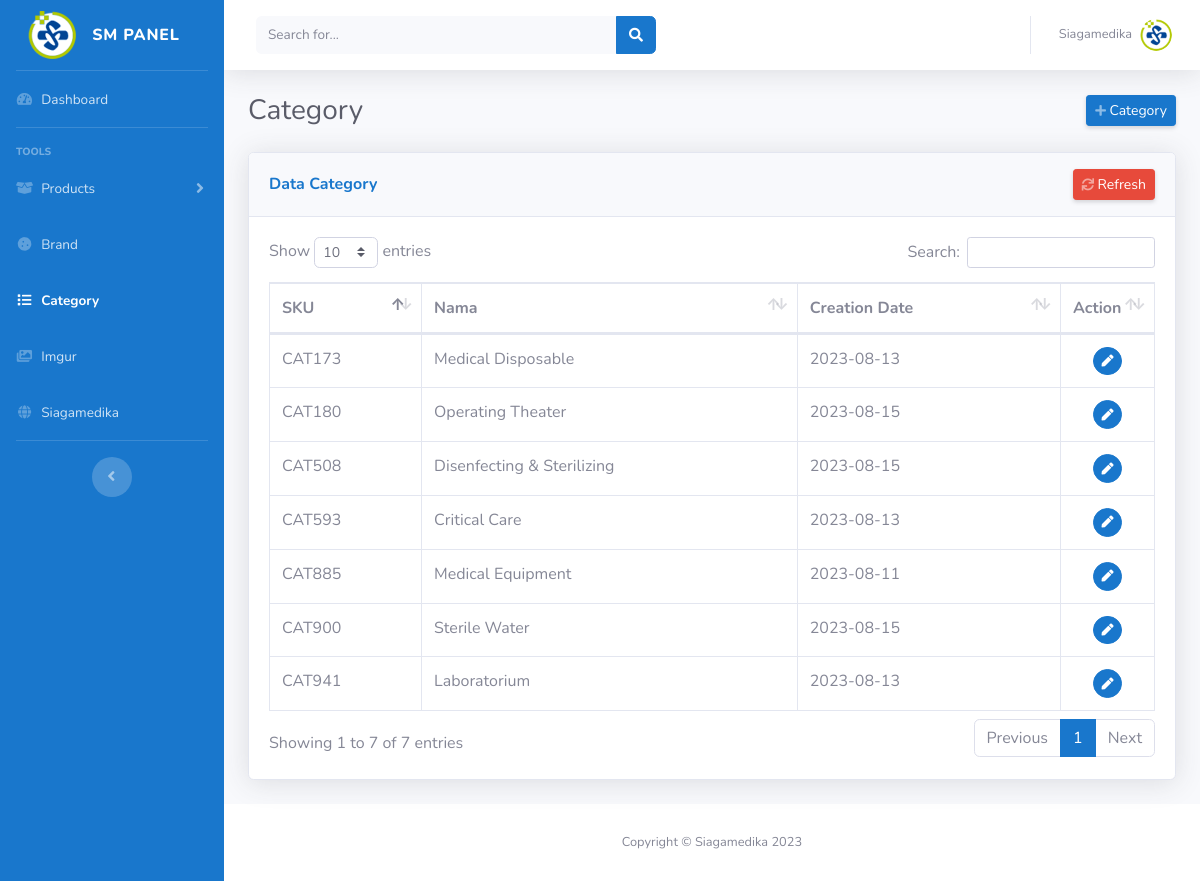
The page /admin_controller/kategori.php (signed in) on the database as committed earlier.
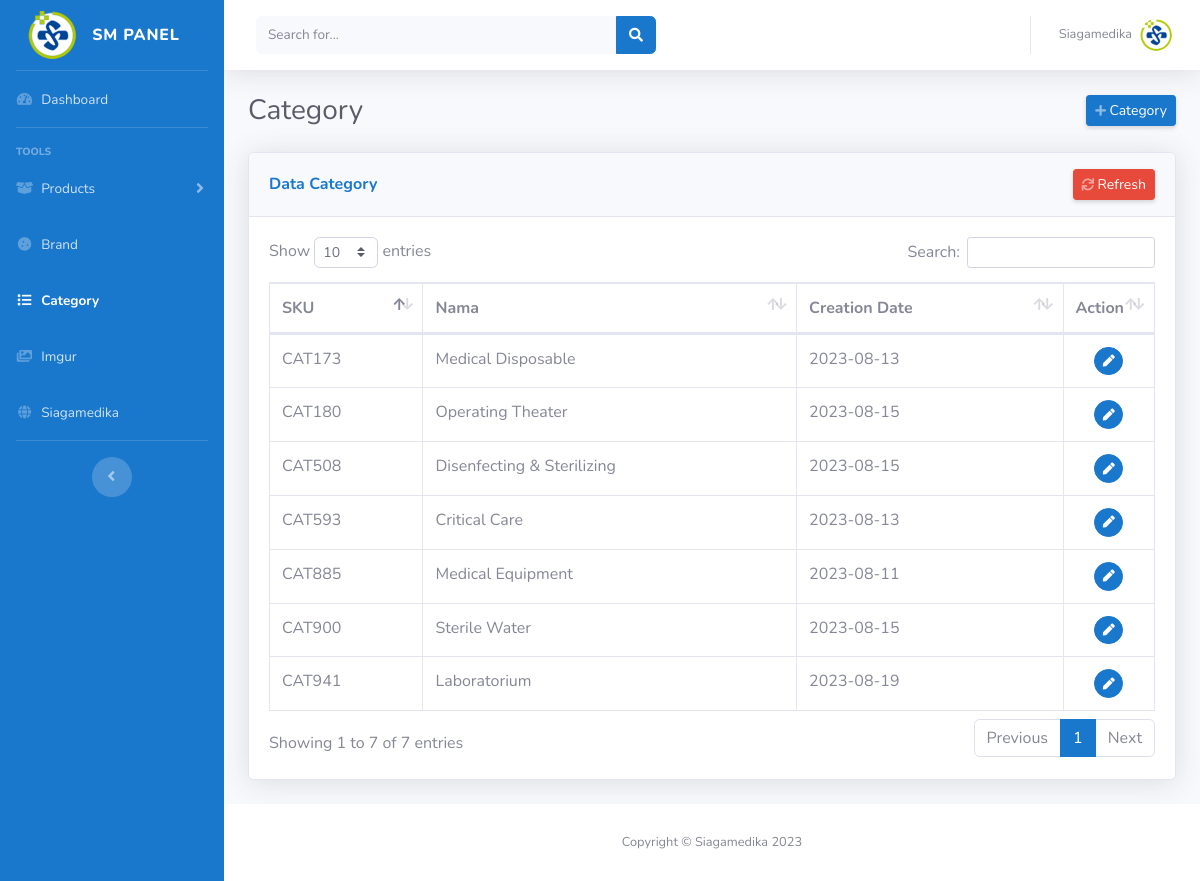
The same page on the database as committed later.
### tables this page shows
CREATE TABLE `kategori` (
  `kode_kategori` varchar(300) NOT NULL,
  `NamaKategori` varchar(100) NOT NULL,
  `Tanggal` date NOT NULL
);

### admin_controller/kategori.php (the view, shortened to what this page needs)
<?php
$current_page = 'kategori';
?>
<!DOCTYPE html>
<html lang="en">
<head>
    <?php include('layout/css.php')?>
</head>
<body id="page-top">
    <div id="wrapper">
        <?php include('layout/side_nav.php') ?>
        <div id="content-wrapper" class="d-flex flex-column">
            <div id="content">
               <?php include ('layout/nav.php') ?>
                <div class="container-fluid">
                    <div class="d-sm-flex align-items-center justify-content-between mb-4">
                        <h1 class="h3 mb-0 text-gray-800">Category</h1>
                        <button class="d-none d-sm-inline-block btn btn-sm btn-primary shadow-sm" data-toggle="modal" data-target="#AddCategory"><i class="fas fa-plus fa-sm text-white-50"></i> Category</button>
                    </div>
                    <?php
                    include '../koneksi.php';
                    $query = "SELECT NamaKategori, kode_kategori, Tanggal FROM kategori";
                    $result = mysqli_query($koneksi, $query);
                    $data = array();
                    while ($row = mysqli_fetch_assoc($result)) {
                        $data[] = $row;
                    }
                    ?>
                    <div class="card shadow mb-4">
                        <div class="card-header d-sm-flex align-items-center justify-content-between py-3">
                            <h6 class="m-0 font-weight-bold text-primary">Data Category</h6>
                            <button class="d-none d-sm-inline-block btn btn-sm btn-danger shadow-sm" onclick="location.reload();"><i class="fas fa-sync fa-sm text-white-50"></i> Refresh</button>
                        </div>
                        <div class="card-body">
                            <div class="table-responsive">
                                <table class="table table-bordered text-nowrap" id="brand_table" width="100%" cellspacing="0">
                                    <thead>
                                        <tr>
                                            <th>SKU</th>
                                            <th>Nama</th>
                                            <th>Creation Date</th>
                                            <th width="10" >Action</th>
                                        </tr>
                                    </thead>
                                    <tbody>
                                        <?php foreach ($data as $row): ?>
                                            <tr>
                                                <td><?php echo $row['kode_kategori']; ?></td>
                                                <td contenteditable="false" class="editable-cell" data-column="NamaKategori" data-original-value="<?php echo $row['NamaKategori']; ?>"><?php echo $row['NamaKategori']; ?></td>
                                                <td><?php echo $row['Tanggal']; ?></td>
                                                <td class="text-center">
                                                    <button class="btn btn-primary btn-circle btn-sm edit-save-cat" data-id_cat="<?php echo $row['kode_kategori']; ?>"><i class="fas fa-pen"></i></button>
                                                </td>
                                            </tr>
                                        <?php endforeach; ?>
                                    </tbody>
                                </table>
                            </div>
                        </div>
                    </div>
                </div>
            </div>
           <?php include('layout/footer.php')?>
        </div>
    </div>
</body>
</html>

### admin_controller/layout/css.php (shortened to what this page needs)
<link href="vendor/fontawesome-free/css/all.min.css" rel="stylesheet" type="text/css">
    <link href="css/sb-admin-2.min.css" rel="stylesheet">
    <link href="vendor/datatables/dataTables.bootstrap4.min.css" rel="stylesheet">
    <link rel="stylesheet" href="../../../assets/css/fontello.css">

### admin_controller/layout/side_nav.php (shortened to what this page needs)
<ul class="navbar-nav bg-primary sidebar sidebar-dark accordion" id="accordionSidebar">
            <a class="sidebar-brand d-flex align-items-center justify-content-center" href="index.html">
                <div class="sidebar-brand-icon">
                    <img src="img/favicon.png" alt="">
                </div>
                <div class="sidebar-brand-text mx-3">SM Panel</div>
            </a>
            <hr class="sidebar-divider my-0">
            <li class="nav-item <?php echo ($current_page == 'index') ? 'active' : ''; ?>">
                <a class="nav-link" href="index.php">
                    <i class="fas fa-fw fa-tachometer-alt"></i>
                    <span>Dashboard</span></a>
            </li>
            <hr class="sidebar-divider">
            <div class="sidebar-heading">
                Tools
            </div>
            <li class="nav-item <?php echo ($current_page == 'product_add' || $current_page == 'product_edit' || $current_page == 'product_view') ? 'active' : ''; ?>">
                <a class="nav-link collapsed" href="#" data-toggle="collapse" data-target="#collapseTwo"
                    aria-expanded="true" aria-controls="collapseTwo">
                    <i class="fas fa-fw fa-box-open"></i>
                    <span>Products</span>
                </a>
            </li>
            <li class="nav-item <?php echo ($current_page == 'brand') ? 'active' : ''; ?>">
                <a class="nav-link " href="brand.php">
                    <i class="fas fa-fw fa-cookie"></i>
                    <span>Brand</span></a>
            </li>
            <li class="nav-item <?php echo ($current_page == 'kategori') ? 'active' : ''; ?>"">
                <a class="nav-link" href="kategori.php">
                    <i class="fas fa-fw fa-list"></i>
                    <span>Category</span></a>
            </li>
            <li class="nav-item">
                <a class="nav-link" target="_blank" href="https://imgur.com/">
                    <i class="fas fa-fw fa-images"></i>
                    <span>Imgur</span></a>
            </li>
            <li class="nav-item <?php echo ($current_page == 'siagamedika') ? 'active' : ''; ?>">
                <a class="nav-link " href="website_siagamedika.php">
                    <i class="fas fa-fw fa-globe"></i>
                    <span>Siagamedika</span></a>
            </li>
            <hr class="sidebar-divider d-none d-md-block">
            <div class="text-center d-none d-md-inline">
                <button class="rounded-circle border-0" id="sidebarToggle"></button>
            </div>
        </ul>

### admin_controller/layout/nav.php (shortened to what this page needs)
<nav class="navbar navbar-expand navbar-light bg-white topbar mb-4 static-top shadow">
<form action="product_edit.php" method="get" class="d-none d-sm-inline-block form-inline mr-auto ml-md-3 my-2 my-md-0 mw-100 navbar-search">
    <div class="input-group">
        <input type="text" class="form-control bg-light border-0 small" placeholder="Search for..."
            aria-label="Search" aria-describedby="basic-addon2" name="search_query">
        <div class="input-group-append">
            <button class="btn btn-primary" type="submit">
                <i class="fas fa-search fa-sm"></i>
            </button>
        </div>
    </div>
</form>
<ul class="navbar-nav ml-auto">
    <li class="nav-item dropdown no-arrow">
        <a class="nav-link dropdown-toggle" href="#" id="userDropdown" role="button"
            data-toggle="dropdown" aria-haspopup="true" aria-expanded="false">
            <span class="mr-2 d-none d-lg-inline text-gray-600 small">Siagamedika</span>
            <img class="img-profile rounded-circle"
                src="img/favicon.png">
        </a>
    </li>
</ul>
</nav>

### admin_controller/layout/footer.php
<footer class="sticky-footer bg-white">
                <div class="container my-auto">
                    <div class="copyright text-center my-auto">
                        <span>Copyright &copy; Siagamedika <?php $year = date("Y"); echo $year;?></span>
                    </div>
                </div>
            </footer>

Rows that differ between the two databases and show on the page:
changed kategori "CAT941": Tanggal "2023-08-13" → "2023-08-19"
